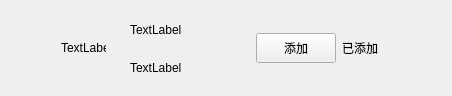
<?xml version="1.0" encoding="UTF-8"?>
<ui version="4.0">
 <class>ApplyFriendItem</class>
 <widget class="QWidget" name="ApplyFriendItem">
  <property name="geometry">
   <rect>
    <x>0</x>
    <y>0</y>
    <width>452</width>
    <height>96</height>
   </rect>
  </property>
  <property name="minimumSize">
   <size>
    <width>0</width>
    <height>80</height>
   </size>
  </property>
  <property name="maximumSize">
   <size>
    <width>16777215</width>
    <height>96</height>
   </size>
  </property>
  <property name="windowTitle">
   <string>Form</string>
  </property>
  <layout class="QGridLayout" name="gridLayout">
   <item row="0" column="0">
    <spacer name="horizontalSpacer">
     <property name="orientation">
      <enum>Qt::Horizontal</enum>
     </property>
     <property name="sizeType">
      <enum>QSizePolicy::Fixed</enum>
     </property>
     <property name="sizeHint" stdset="0">
      <size>
       <width>50</width>
       <height>20</height>
      </size>
     </property>
    </spacer>
   </item>
   <item row="0" column="1">
    <widget class="QLabel" name="icon_lb">
     <property name="minimumSize">
      <size>
       <width>45</width>
       <height>45</height>
      </size>
     </property>
     <property name="maximumSize">
      <size>
       <width>45</width>
       <height>45</height>
      </size>
     </property>
     <property name="text">
      <string>TextLabel</string>
     </property>
    </widget>
   </item>
   <item row="0" column="2">
    <widget class="QWidget" name="widget" native="true">
     <layout class="QHBoxLayout" name="horizontalLayout_2">
      <property name="topMargin">
       <number>2</number>
      </property>
      <property name="bottomMargin">
       <number>2</number>
      </property>
      <item>
       <widget class="QWidget" name="widget_2" native="true">
        <property name="minimumSize">
         <size>
          <width>0</width>
          <height>0</height>
         </size>
        </property>
        <property name="maximumSize">
         <size>
          <width>16777215</width>
          <height>16777215</height>
         </size>
        </property>
        <layout class="QVBoxLayout" name="verticalLayout">
         <property name="spacing">
          <number>10</number>
         </property>
         <property name="topMargin">
          <number>2</number>
         </property>
         <property name="bottomMargin">
          <number>2</number>
         </property>
         <item>
          <widget class="QLabel" name="user_name_lb">
           <property name="minimumSize">
            <size>
             <width>100</width>
             <height>30</height>
            </size>
           </property>
           <property name="maximumSize">
            <size>
             <width>200</width>
             <height>30</height>
            </size>
           </property>
           <property name="text">
            <string>TextLabel</string>
           </property>
          </widget>
         </item>
         <item>
          <widget class="QLabel" name="user_chat_lb">
           <property name="minimumSize">
            <size>
             <width>100</width>
             <height>30</height>
            </size>
           </property>
           <property name="maximumSize">
            <size>
             <width>500</width>
             <height>30</height>
            </size>
           </property>
           <property name="text">
            <string>TextLabel</string>
           </property>
          </widget>
         </item>
        </layout>
       </widget>
      </item>
      <item>
       <widget class="ClickedBtn" name="addBtn">
        <property name="minimumSize">
         <size>
          <width>80</width>
          <height>30</height>
         </size>
        </property>
        <property name="maximumSize">
         <size>
          <width>80</width>
          <height>30</height>
         </size>
        </property>
        <property name="text">
         <string>添加</string>
        </property>
       </widget>
      </item>
      <item>
       <widget class="QLabel" name="already_add_lb">
        <property name="minimumSize">
         <size>
          <width>40</width>
          <height>0</height>
         </size>
        </property>
        <property name="maximumSize">
         <size>
          <width>40</width>
          <height>16777215</height>
         </size>
        </property>
        <property name="text">
         <string>已添加</string>
        </property>
       </widget>
      </item>
      <item>
       <spacer name="horizontalSpacer_2">
        <property name="orientation">
         <enum>Qt::Horizontal</enum>
        </property>
        <property name="sizeType">
         <enum>QSizePolicy::Fixed</enum>
        </property>
        <property name="sizeHint" stdset="0">
         <size>
          <width>50</width>
          <height>20</height>
         </size>
        </property>
       </spacer>
      </item>
     </layout>
    </widget>
   </item>
  </layout>
 </widget>
 <customwidgets>
  <customwidget>
   <class>ClickedBtn</class>
   <extends>QPushButton</extends>
   <header>clickedbtn.h</header>
  </customwidget>
 </customwidgets>
 <resources/>
 <connections/>
</ui>
